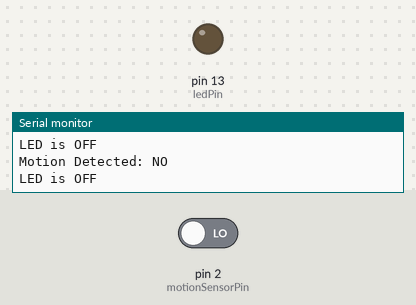
Simulated run of this sketch. Board: Arduino Uno, built with avr-gcc and run on an emulated ATmega328P. On the bench: output pins drawn as LEDs (lit = HIGH), the last lines printed to the serial monitor. The test bench sets the inputs (shaded band); at power-on: pin 2 (motionSensorPin) LOW.

Above: at 1.8 s.
1.9 s: pin 2 (motionSensorPin) driven HIGH
At 3.2 s:
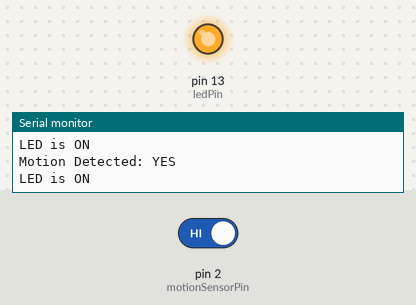
3.5 s: pin 2 (motionSensorPin) driven LOW
At 4.6 s:
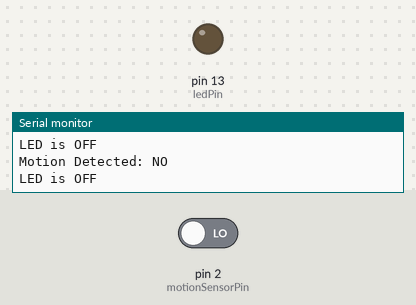
Timing chart, 0 to 6.5 s (numbered marks = the images above; inputs shaded):
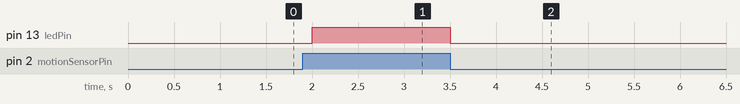

The sketch:

Arduino.ino
```cpp
const int motionSensorPin = 2;  // HC-SR501 SENSOR
const int ledPin = 13;          // Built-in LED pin

void setup() {
    pinMode(motionSensorPin, INPUT);
    pinMode(ledPin, OUTPUT);
    Serial.begin(9600); // Initialize Serial Monitor
}

void loop() {
    int motionState = digitalRead(motionSensorPin);

    if (motionState == HIGH) {
        Serial.println("Motion Detected: YES\nLED is ON");
        digitalWrite(ledPin, HIGH);
    } else {
        Serial.println("Motion Detected: NO\nLED is OFF");
        digitalWrite(ledPin, LOW);
    }

    delay(500);
}
```

Measured:
- after the input at 1.9 s, pin 13 (ledPin): LOW → HIGH after 0.10 s
- after the input at 3.5 s, pin 13 (ledPin): HIGH → LOW at once
